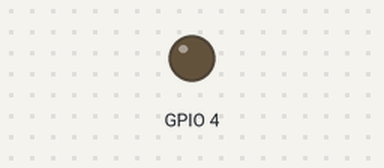
Recording of a sketch running on a simulated ESP32. On the bench: output pins drawn as LEDs (lit = HIGH). WiFi joins after 1.5 s; servers stay silent unless stated; network time is answered at once with the bench clock; the local clock reads 2024-03-15 10:24:30 at power-on unless the sketch sets it; what the sketch prints to the serial monitor is not drawn.

Above: at 0.1 s.
At 1.6 s:
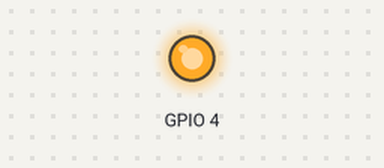
Timing chart, 0 to 3.1 s (numbered marks = the images above):
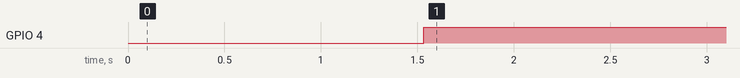

The sketch:

ScheduledLights.ino
```cpp
#include <WiFi.h>
#include <NTPClient.h>
#include <WiFiUdp.h>

const char* ssid = "yourWiFiName";
const char* password =  "yourWiFiPassword";

// Define NTP Client to get time
WiFiUDP ntpUDP;
NTPClient timeClient(ntpUDP);

// Variables to save date and time
int startTimeHour = 10;
int startTimeMins = 0;

int endTimeHour = 12;
int endTimeMins = 30;

void setup() {
  // Define the IO pin which thorugh you emit the signal
  pinMode(4, OUTPUT);
  // Initialize Serial Monitor
  Serial.begin(115200);
  Serial.print("Connecting to ");
  Serial.println(ssid);
  WiFi.begin(ssid, password);
  while (WiFi.status() != WL_CONNECTED) {
    delay(500);
    Serial.print(".");
  }
  // Print local IP address and start web server
  Serial.println("");
  Serial.println("WiFi connected.");
  Serial.println("IP address: ");
  Serial.println(WiFi.localIP());

// Initialize a NTPClient to get time
  timeClient.begin();
  // Set offset time in seconds to adjust for your timezone, for example:
  // GMT +1 = 3600
  // GMT +8 = 28800
  // GMT -1 = -3600
  // GMT 0 = 0
  double offsetIST = 3600 * 5.5;
  timeClient.setTimeOffset(offsetIST);
}
void loop() {

  while(!timeClient.update()) {
    timeClient.forceUpdate();
  }

  // Extract time
  Serial.print("Time: ");
  Serial.println(timeClient.getFormattedTime());

  // Powers the light on start time
  if((timeClient.getHours() >= startTimeHour && timeClient.getMinutes() >= startTimeMins) && (timeClient.getHours() <= endTimeHour && timeClient.getMinutes() < endTimeMins)){
      digitalWrite(4, HIGH);
  } else {
      digitalWrite(4, LOW);
  }
  delay(1000);
}
```

Measured:
- by itself, GPIO 4: LOW → HIGH at 1.5 s
